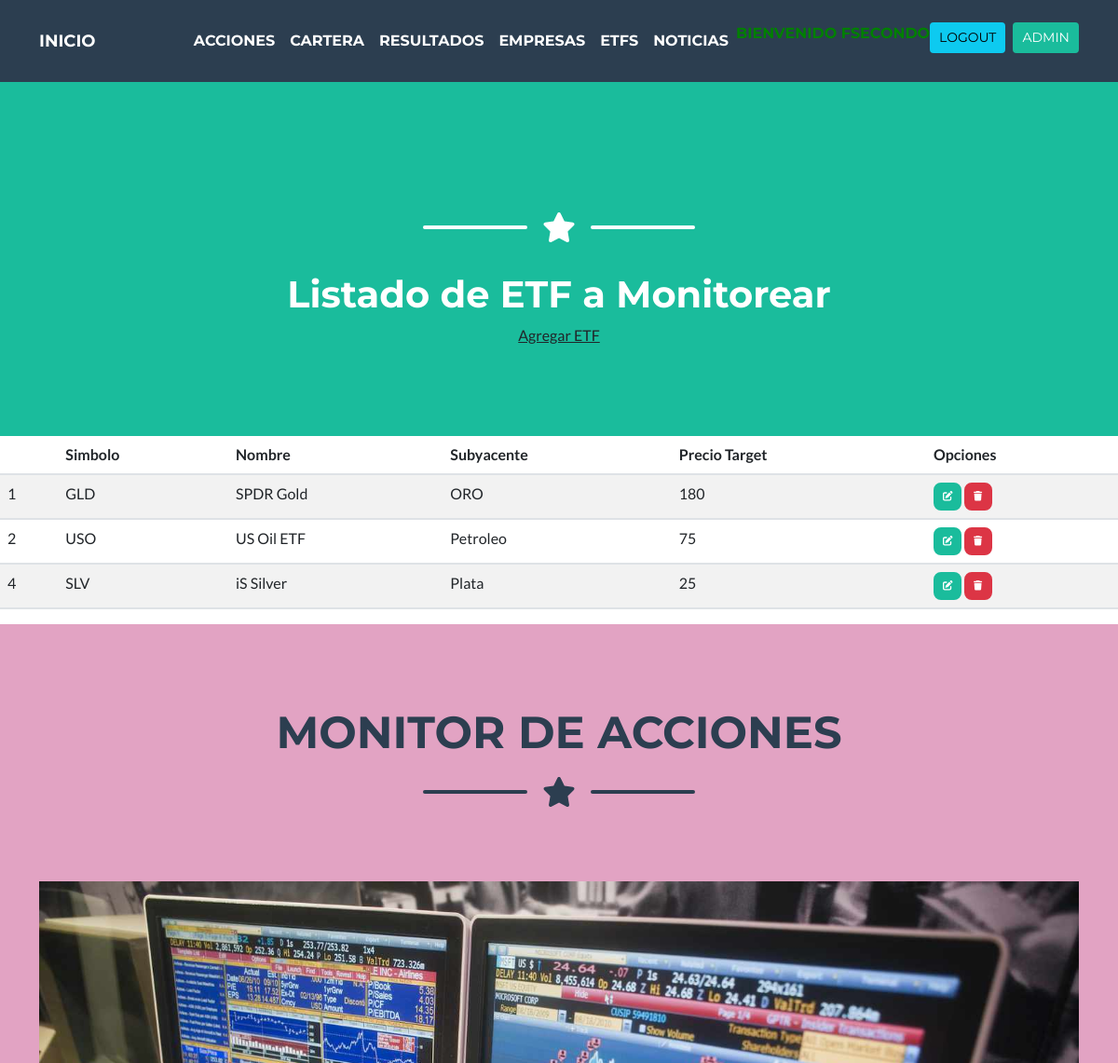
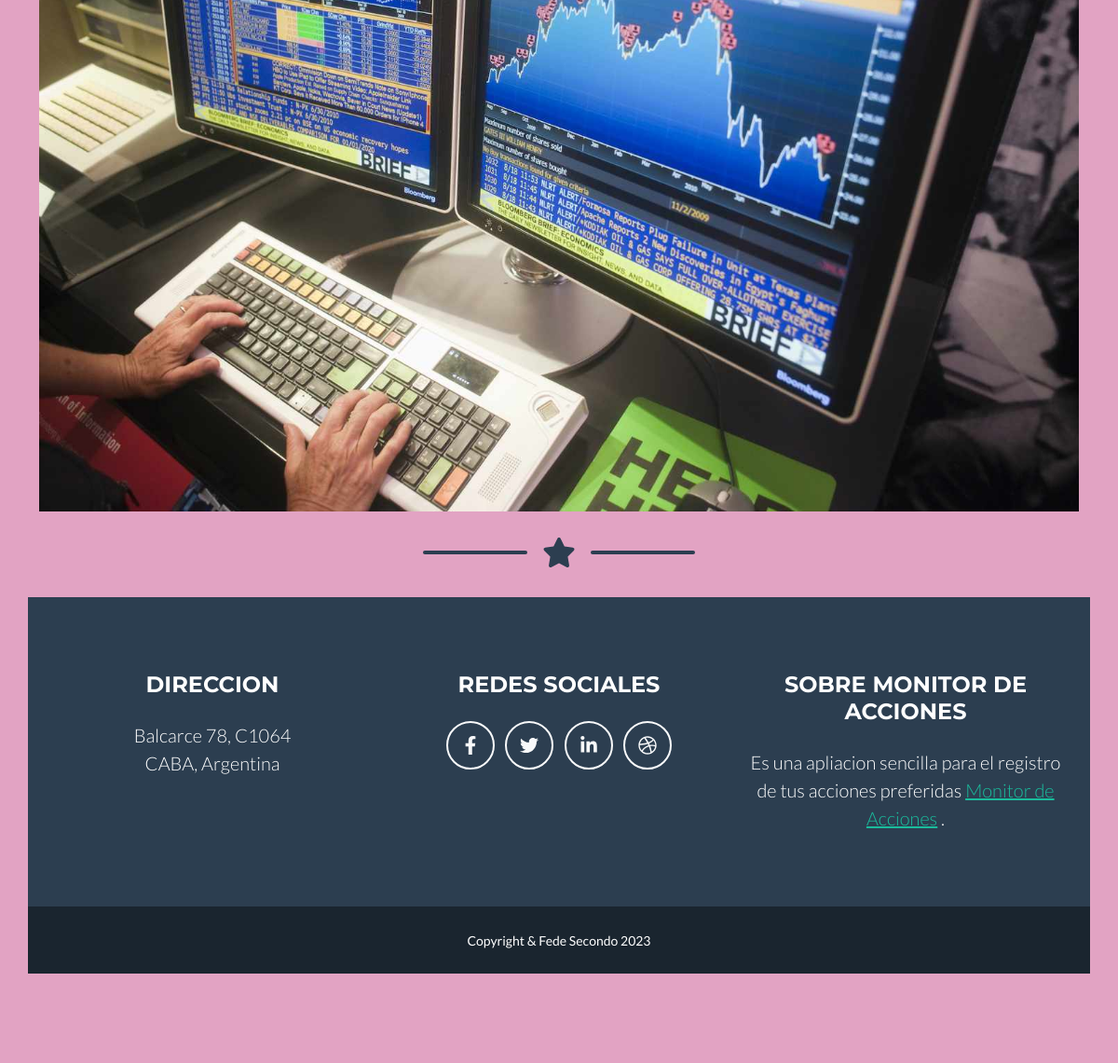
The page /acciones/etfs/ (signed in) on the database its author committed (2 pictures, top to bottom).
### acciones/models.py (models this page shows)
class ETF(models.Model):
    simbolo = models.CharField(max_length=10)
    nombre = models.CharField(max_length=10)
    subyacente = models.CharField(max_length=10)
    precioTarget=models.PositiveIntegerField(default=1)

### acciones/views.py (the view)
# urls.py: path("etfs/",lista_etf, name='lista_etfs'),
@login_required
def lista_etf(request):
    ctx={"etf":ETF.objects.all()}
    return render(request,"acciones/lista_etf.html",ctx)

### acciones/templates/acciones/lista_etf.html (shortened to what this page needs)
{% extends 'acciones/base.html' %}
{% load static %}
{% block cabecera %}
    <h1>Listado de ETF a Monitorear</h1>
    <a href="{% url 'agregar_etf' %}" class="enlace-agregar text-dark">Agregar ETF</a>
{% endblock cabecera %}
{% block contenido %}
    <div class="table-responsive">
        <table class="table table-striped">
            <thead>
                <tr>
                    <th colspan="1"></th>
                    <th colspan="1">Simbolo</th>
                    <th colspan="1">Nombre</th>
                    <th colspan="1">Subyacente</th>
                    <th colspan="1">Precio Target</th>
                    <th colspan="1">Opciones</th>
                </tr>
            </thead>
            <tbody>
                {% for etf in etf %}
                <tr>
                    <td>{{ etf.id }}</td>
                    <td>{{ etf.simbolo }}</td>
                    <td>{{ etf.nombre }}</td>
                    <td>{{ etf.subyacente }}</td>
                    <td>{{ etf.precioTarget }}</td>
                    <td>
                        <a
                          href="{% url 'editar_etf' etf.id %}"
                          class="btn btn-primary"
                          style="--bs-btn-padding-y: .25rem; --bs-btn-padding-x: .5rem; --bs-btn-font-size: .75rem;"
                          ><i class="fa fa-edit fa-sm" title="Edit Record"></i>
                        </a>
                        <a
                          href="{% url 'eliminar_etf' etf.id %}"
                          class="btn btn-danger"
                          style="--bs-btn-padding-y: .25rem; --bs-btn-padding-x: .5rem; --bs-btn-font-size: .75rem;"
                          ><i class="fa fa-trash fa-sm" title="Delete Record"></i>
                        </a>
                    </td>
                </tr>
                {% endfor %}
            </tbody>
        </table>
    </div>
{% endblock contenido %}

### acciones/templates/acciones/base.html (shortened to what this page needs)
<!DOCTYPE html>
<html lang="en">
<head>
    {% load static %}
    <link href="https://cdn.jsdelivr.net/npm/bootstrap-icons@1.5.0/font/bootstrap-icons.css" rel="stylesheet" type="text/css" />
    <link rel="stylesheet" href="https://cdnjs.cloudflare.com/ajax/libs/font-awesome/6.4.0/css/all.min.css">
    <link href="{% static 'acciones/css/styles.css' %}" rel="stylesheet" />
</head>
<body id="page-top">
    <nav class="navbar navbar-expand-lg bg-secondary text-uppercase fixed-top" id="mainNav">
        <div class="container">
            <a class="navbar-brand" href="{% url 'inicio' %}" style="font-size: 18px;">Inicio</a>
            <div class="collapse navbar-collapse" id="navbarResponsive">
                <ul class="navbar-nav ms-auto">
                    {% if user.is_authenticated %}
                        <li class="nav-item"><a class="nav-link btn-sm" href="{% url 'lista_acciones' %}">Acciones</a></li>
                        <li class="nav-item"><a class="nav-link btn-sm" href="{% url 'lista_compras' %}">Cartera</a></li>
                        <li class="nav-item"><a class="nav-link btn-sm" href="{% url 'lista_resultados' %}">Resultados</a></li>
                        <li class="nav-item"><a class="nav-link btn-sm" href="{% url 'lista_ceos' %}">Empresas</a></li>
                        <li class="nav-item"><a class="nav-link btn-sm" href="{% url 'lista_etfs' %}">ETFs</a></li>
                        <li class="nav-item"><a class="nav-link btn-sm" href="{% url 'lista_bkn' %}">Noticias</a></li>
                        <li class="nav-item"><span style="color:green">Bienvenido {{ user.username|upper }}</span></li>
                        <li class="nav-item"><a class="btn btn-sm btn-info me-2" href="{% url 'logout' %}">Logout</a></li>
                        <li class="nav-item"><a class="btn btn-sm btn-primary" href="{% url 'admin:index' %}">Admin</a></li>
                    {% else %}
                        <li class="nav-item"><a class="btn btn-sm btn-info me-2" href="{% url 'register' %}">Registro</a></li>
                        <li class="nav-item"><a class="btn btn-sm btn-info me-2" href="{% url 'login' %}">Login</a></li>
                    {% endif %}
                </ul>
            </div>
        </div>
    </nav>
        <header class="masthead bg-primary text-white text-center">
            <div class="container d-flex align-items-center flex-column">
                <div class="divider-custom divider-light">
                    <div class="divider-custom-line"></div>
                    <div class="divider-custom-icon"><i class="fas fa-star"></i></div>
                    <div class="divider-custom-line"></div>
                </div>
                {% block cabecera %}{% endblock cabecera %}
            </div>
        </header>
        {% block contenido %}
        {%endblock contenido %}
        <section class="page-section portfolio" id="portfolio">
            <div class="container">
                <h2 class="page-section-heading text-center text-uppercase text-secondary mb-0">Monitor de Acciones</h2>
                <div class="divider-custom">
                    <div class="divider-custom-line"></div>
                    <div class="divider-custom-icon"><i class="fas fa-star"></i></div>
                    <div class="divider-custom-line"></div>
                </div>
                <div class="row justify-content-center">
                    <img class="img-fluid" src="{% static 'acciones/assets/img/portfolio/bloomberg.jpg'%}" alt="..." />
                <div class="divider-custom">
                    <div class="divider-custom-line"></div>
                    <div class="divider-custom-icon"><i class="fas fa-star"></i></div>
                    <div class="divider-custom-line"></div>
                </div>
        <footer class="footer text-center">
            <div class="container">
                <div class="row">
                    <div class="col-lg-4 mb-5 mb-lg-0">
                        <h4 class="text-uppercase mb-4">Direccion</h4>
                        <p class="lead mb-0">
                            Balcarce 78, C1064
                            <br />
                            CABA, Argentina
                        </p>
                    </div>
                    <div class="col-lg-4 mb-5 mb-lg-0">
                        <h4 class="text-uppercase mb-4">Redes Sociales</h4>
                        <a class="btn btn-outline-light btn-social mx-1" href="#!"><i class="fab fa-fw fa-facebook-f"></i></a>
                        <a class="btn btn-outline-light btn-social mx-1" href="#!"><i class="fab fa-fw fa-twitter"></i></a>
                        <a class="btn btn-outline-light btn-social mx-1" href="#!"><i class="fab fa-fw fa-linkedin-in"></i></a>
                        <a class="btn btn-outline-light btn-social mx-1" href="#!"><i class="fab fa-fw fa-dribbble"></i></a>
                    </div>
                    <div class="col-lg-4">
                        <h4 class="text-uppercase mb-4">Sobre Monitor de Acciones</h4>
                        <p class="lead mb-0">
                            Es una apliacion sencilla para el registro de tus acciones preferidas
                            <a href="https://www.google.com/finance/?hl=es">Monitor de Acciones</a>
                            .
                        </p>
                    </div>
                </div>
            </div>
        </footer>
        <div class="copyright py-4 text-center text-white">
            <div class="container"><small>Copyright & Fede Secondo 2023</small></div>
        </div>
    </body>
</html>

### acciones/templates/acciones/base.html (style rules this page uses)
.page-section.portfolio { background-color: rgb(226, 163, 195); }

### rows shown on the page
ETF: id "1", simbolo "GLD", nombre "SPDR Gold", subyacente "ORO", precioTarget "180"
ETF: id "2", simbolo "USO", nombre "US Oil ETF", subyacente "Petroleo", precioTarget "75"
ETF: id "4", simbolo "SLV", nombre "iS Silver", subyacente "Plata", precioTarget "25"

### other values the page prints
{{ user.username|upper }} "FSECONDO"
